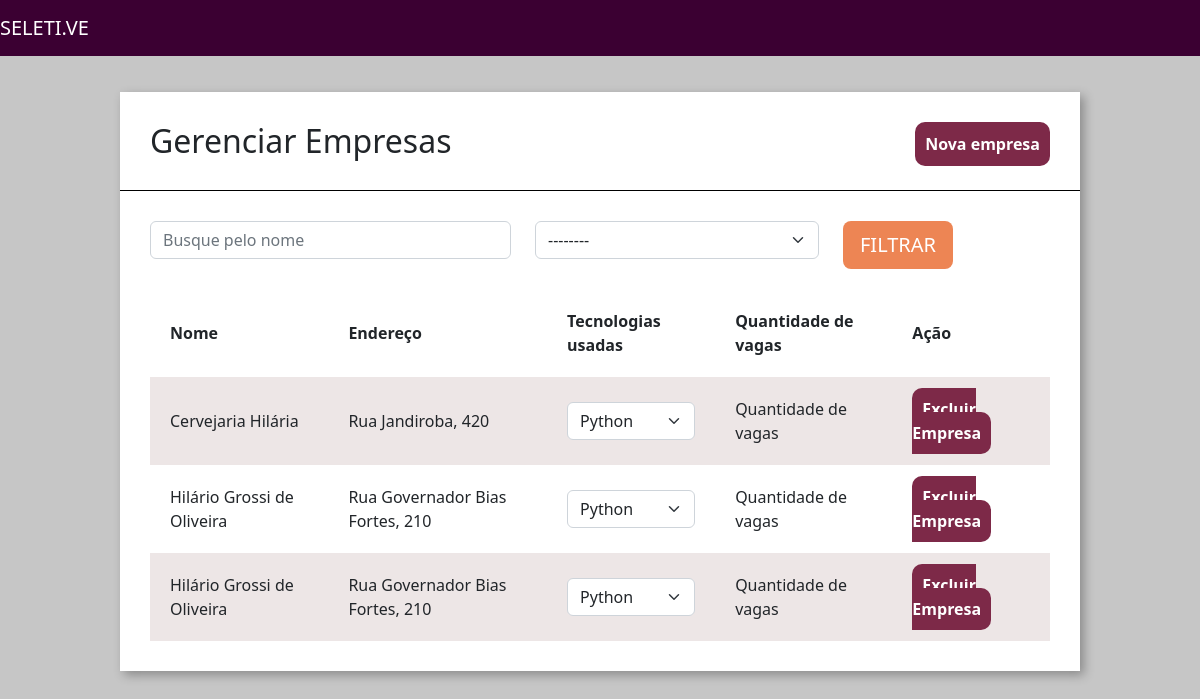
The page /home/empresas/ on the database as committed earlier.
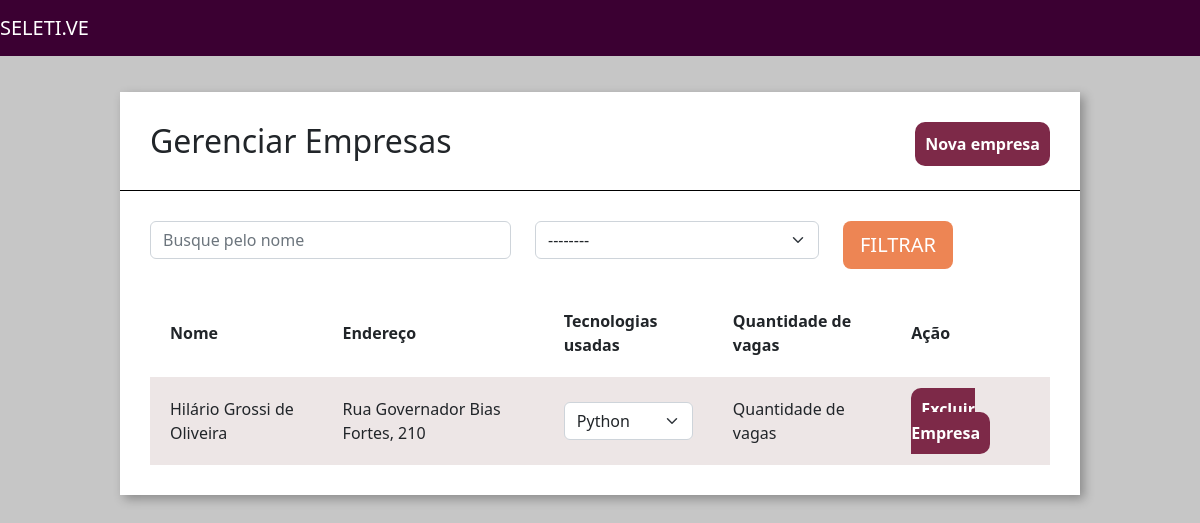
The same page on the database as committed later.
### empresa/models.py (models this page shows, shortened)
class Empresa(models.Model):
    choice_nicho_mercado = (
        ('M', 'Markenting'),
        ('N', 'Nutrição'),
        ('D', 'Disign'),
        ('T', 'Tecnologia')
    )
    logo = models.ImageField(upload_to="logo_empresa", null=True)
    nome = models.CharField(max_length=30)
    email = models.EmailField()
    cidade = models.CharField(max_length=30)
    endereco = models.CharField(max_length=30)
    caracteristica_empresa = models.TextField()
    nicho_mercado = models.CharField(max_length=3, choices=choice_nicho_mercado)
    tecnologias = models.ManyToManyField(Tecnologias)

### empresa/views.py (the view)
# urls.py: path('empresas/', views.empresas, name="empresas"),
def empresas(request):
    empresas = Empresa.objects.all()
    return render(request, 'empresas.html', {'empresas': empresas})

### empresa/models.py (called while the page is built)
    def __str__(self):
        return self.tecnologia

### empresa/templatestags/filtro.py (called while the page is built)
@register.filter(name="is_par")
def is_par(valor):
    return True if valor % 2 == 0 else False

### empresa/templates/empresas.html (shortened to what this page needs)
{% extends 'base.html' %}
{% load static %}
{% load filtro %}
{% block 'head' %}
    <link href="{% static 'empresa/css/empresas.css' %}" rel="stylesheet">
{% endblock%}
{% block 'body' %}
<div class="wrapper">
    <div class="box">
        <div class="header-box">
            <h2 class="titulo">Gerenciar Empresas</h2>
            <a href="{% url 'nova_empresa'  %}" class="btn-nova-empresa">Nova empresa</a>
        </div>
        <div class="borda-box"></div>
        <div class="body-box">
            <form>
                <div class="row">
                    <div class="col-md-5">
                        <input type="text" placeholder="Busque pelo nome" class="form-control" name="nome">
                    </div>
                    <div class="col-md-4">
                        <select class="form-select" name="tecnologias">
                            <option value="">--------</option>
                        </select>
                    </div>
                    <div class="col-md-3">
                        <input type="submit" value="FILTRAR" class="btn btn-lg btn-orange">
                    </div>
                </div>
            </form>
            <table class="tabela" cellpadding="20">
                <tr>
                    <th>Nome</th>
                    <th>Endereço</th>
                    <th>Tecnologias usadas</th>
                    <th>Quantidade de vagas</th>
                    <th>Ação</th>
                </tr>
                {% for empresa in empresas %}
                    <tr {% if not forloop.counter|is_par %} class="tabela-linha" {% endif %}>
                        <td>{{empresa.nome}}</td>
                        <td>{{empresa.endereco}}</td>
                        <td>
                            <select class="form-select">
                                {% for tech in empresa.tecnologias.all %}
                                    <option>{{tech}}</option>
                                {% endfor %}
                            </select>
                        </td>
                        <td>
                            Quantidade de vagas
                        </td>
                        <td>
                            <a href="{% url 'excluir_empresa' empresa.id %}" class="btn-excluir">Excluir Empresa</a>
                        </td>
                    </tr>
                {% endfor %}
            </table>
        </div>
    </div>
</div>
{% endblock%}

### templates/base.html (shortened to what this page needs)
{% load static %}
<!doctype html>
<html lang="pt-BR">
<head>
    <link href="{% static 'base/css/base.css' %}" rel="stylesheet">
    <link href="https://cdn.jsdelivr.net/npm/bootstrap@5.2.2/dist/css/bootstrap.min.css" rel="stylesheet">
    {% block 'head' %}{% endblock%}
</head>
<body>
    <nav class="navbar navbar-expand-lg navbar-dark bg-nav">
        <a class="navbar-brand" href="#">SELETI.VE</a>
    </nav>
    {% block 'body' %}{% endblock%}
</body>
</html>

### templates/static/base/css/base.css (style rules this page uses)
body { background-color: #C6C6C6 !important; }
.bg-nav { background-color: #3B0032 !important; padding: 10px; }

### templates/static/empresa/css/empresas.css (style rules this page uses)
.wrapper { margin-top: 3%; display: flex; flex-direction: row; justify-content: center; align-items: center; }
.box { width: 80vw; background: #fff; box-shadow: 4px 4px 10px rgba(0, 0, 0, .3); }
.titulo { display: inline; }
.btn-nova-empresa { float: right; text-decoration: none; color: white; background-color: #7D2948; padding: 10px; border-radius: 10px; font-weight: bold; }
.header-box { padding: 30px; }
.borda-box { border-top: 1px solid black; }
.body-box { padding: 30px; }
.btn-orange { background-color: #ED8554; color: white; }
.tabela { width: 100%; margin-top: 20px; }
.tabela-linha { background-color: #EDE6E6; }
.btn-excluir { text-decoration: none; color: white; background-color: #7D2948; padding: 10px; border-radius: 10px; font-weight: bold; }

Rows that differ between the two databases and show on the page:
removed Empresa: nome "Cervejaria Hilária", endereco "Rua Jandiroba, 420"
removed Empresa: nome "Hilário Grossi de Oliveira", endereco "Rua Governador Bias Fortes, 210"
